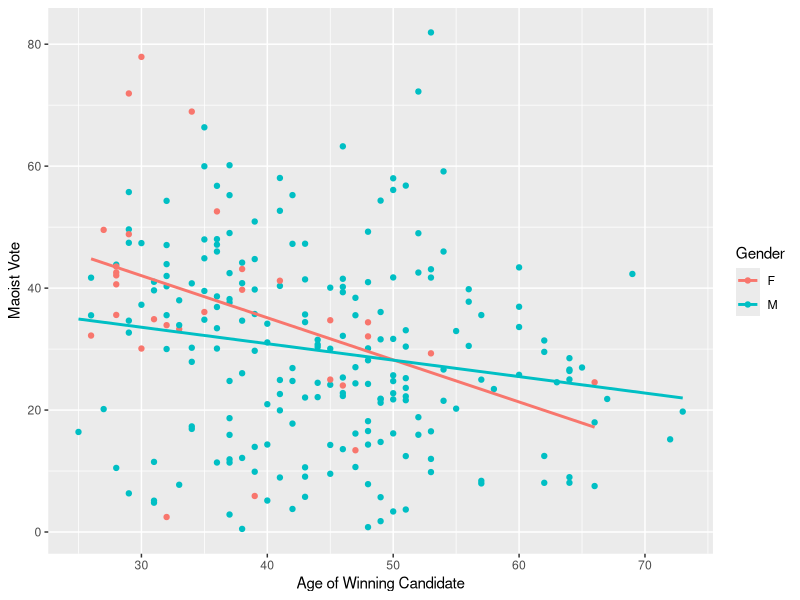
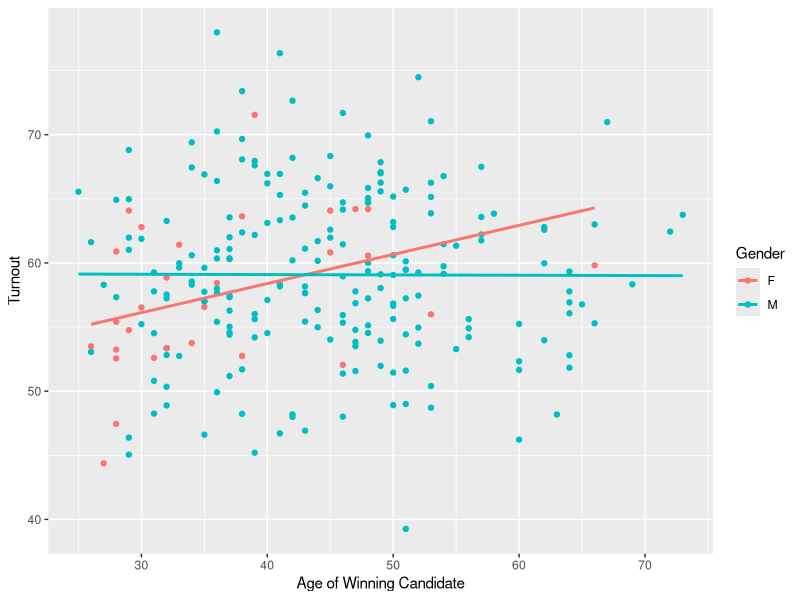
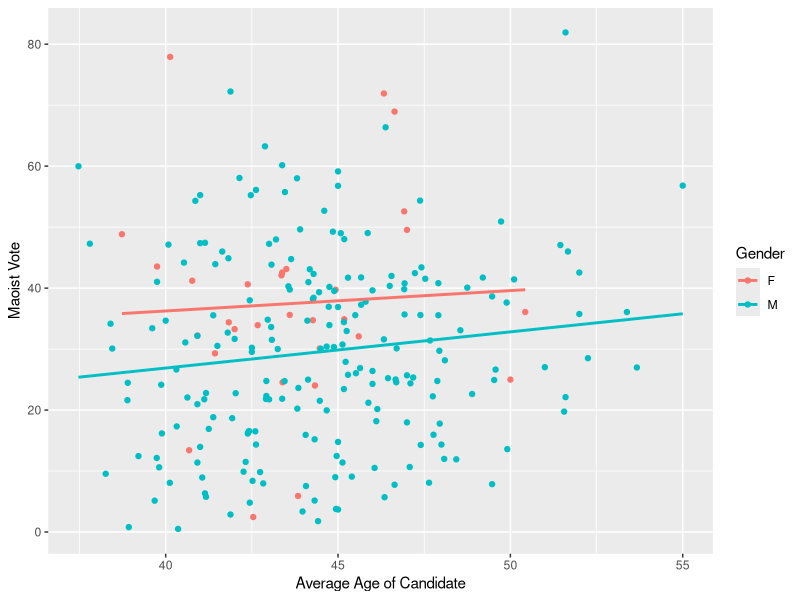
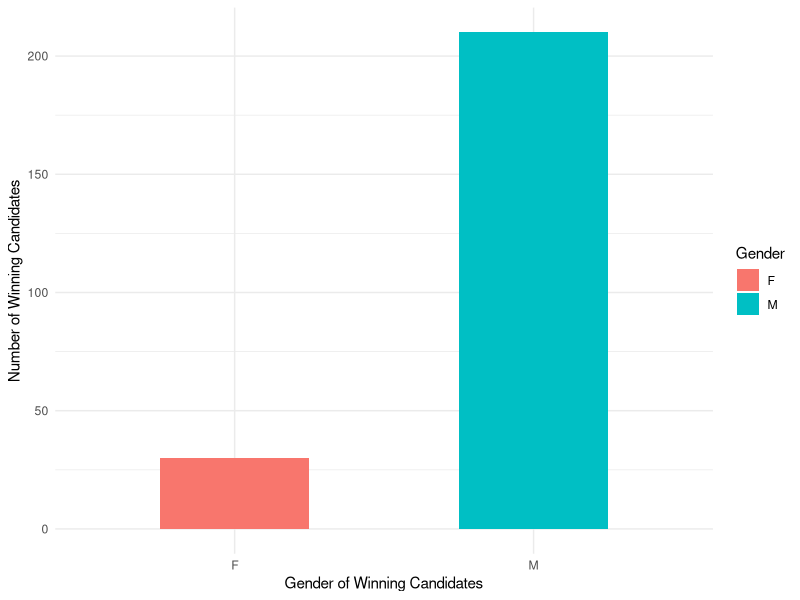
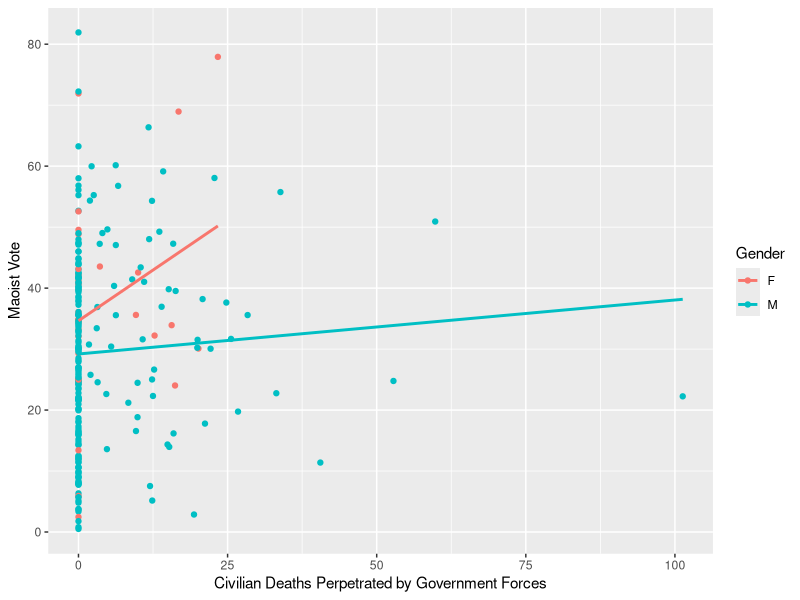
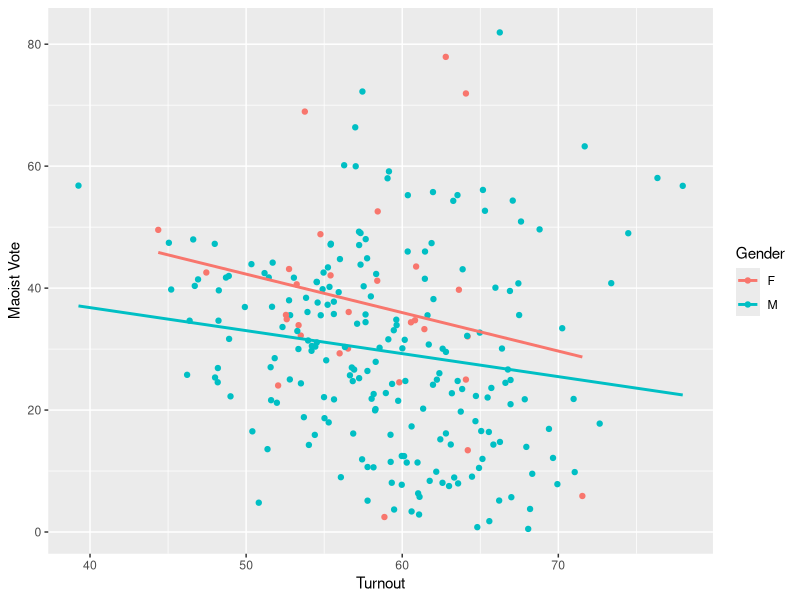

Write R code to recreate these figures, in order. (Note: this script raises an error after producing the figures.)
## ---- chunk 1
knitr::opts_chunk$set(
  collapse = TRUE,
  comment = "#>",
  warning = FALSE,
  message = FALSE
)
## ---- chunk 2
library(tidyverse)
library(kableExtra)
library(psych)

df = read.csv("completedata.csv")
kable(head(df))
## ---- chunk 3

df %>% summarise(civdeath_mao = mean(df$civdeath_mao), maodeath = mean(df$maodeath), winnerage = mean(df$winnerage))%>% tibble()

## ---- chunk 4
ggplot(df, aes(winnerage, maovote, colour = winnergender)) + 
  geom_point() +  
  geom_smooth(method=lm, se=FALSE) + labs(x = "Age of Winning Candidate", y = "Maoist Vote", color = "Gender")
## ---- chunk 5
ggplot(df, aes(winnerage, turnout, colour = winnergender)) + 
  geom_point() + 
  geom_smooth(method=lm, se=FALSE) + labs(x = "Age of Winning Candidate", y = "Turnout", color = "Gender")
## ---- chunk 6
ggplot(df, aes(candidate_avgage, maovote, colour = winnergender)) + 
  geom_point() + 
  geom_smooth(method=lm, se=FALSE) + labs(x = "Average Age of Candidate", y = "Maoist Vote", color = "Gender")
## ---- chunk 7
ggplot(df, aes(winnergender, fill=winnergender)) + 
  geom_bar(width = 0.5) + theme_minimal() + labs(x = "Gender of Winning Candidates", y = "Number of Winning Candidates", fill = "Gender")

## ---- chunk 8
ggplot(df, aes(civdeath_gov, maovote, colour = winnergender)) + 
  geom_point() + 
  geom_smooth(method=lm, se=FALSE) + labs(x = "Civilian Deaths Perpetrated by Government Forces", y = "Maoist Vote", color = "Gender")
## ---- chunk 9
ggplot(df, aes(turnout, maovote, colour = winnergender)) + 
  geom_point() + 
  geom_smooth(method=lm, se=FALSE) + labs(x = "Turnout", y = "Maoist Vote", color = "Gender")
## ---- chunk 10
ggplot(df, aes(x = winningparty, fill=winningparty)) + 
  geom_bar(width = 0.5) + theme_minimal() +
  scale_fill_manual(values = c("darkred", "grey", "orange", "orangered", "darkgreen" , "#ff8080" , "seagreen" , "firebrick" , "lightgrey" , "red"))+ 
  theme(axis.text=element_text(size=10)) + labs(x = "Winning Party", y = "Number of Seats", fill = "Party")
## ---- chunk 11

library(knitr)
library(dplyr)

df2 <- read.csv("partylistresults.csv")

df2 <- as.data.frame(df2)

p <- df2[, -(1:4)]

calculate_N <- function(row) {
  sum_squares <- sum(row^2)
  N <- 1 / sum_squares
  return(N)
}

N_values <- apply(p, 1, calculate_N)

df2 <- cbind(df2[, 4, drop = FALSE], N = round(N_values, 2))

df2 <- df2 %>%
  mutate(across(where(is.numeric), ~ round(., 2)))

kable(head(df2))


## ---- chunk 12
df3 <- read.csv("partylistresults.csv")
df3$N <- N_values
df4 <- read.csv("completedata.csv")

ggplot(df3, aes(df4$turnout, N, colour = df4$winnergender)) + 
  geom_point() + 
  geom_smooth(method=lm, se=FALSE) +
  theme(axis.text = element_text(size = 6)) + labs(title = "Effective Number of Parties and Turnout" , x = "Turnout" , y = "Effective Number of Parties", color = "Gender")
